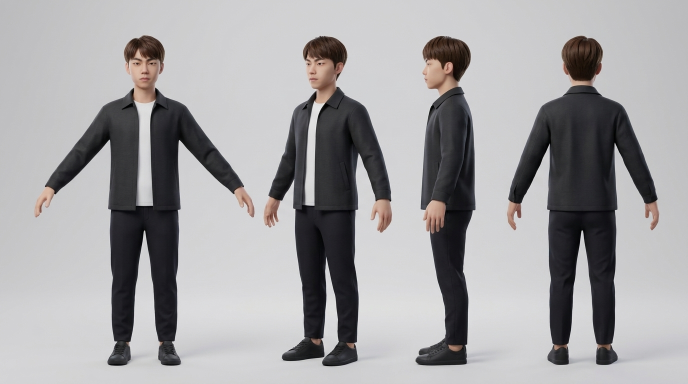
#> input picture artifacts/companion-v2-likeness/zachary_turnaround_4view_glasses_off.png, 1376 x 768 px, found by its file name (shown at 1/2 size); its folder holds 4 pictures in this run
$ python slice_multiview.py
#> lines starting #> are read from the running program, lines starting #| are printed output that depends on the picture; after the words box and inside, x2 and y2 are one past the last pixel; in counts of white or black regions, pixels touching at a corner belong together
"""Split the approved 4-view glasses-off turnaround sheet into aligned, seamless 1024x1024 PNGs."""

from __future__ import annotations

from pathlib import Path
import numpy as np
from PIL import Image


ARTIFACT_DIR = Path(
    r"d:\omni-workstation\projects\ZacharyPortfolio\artifacts\companion-v2-likeness"
)
INPUT_PATH = ARTIFACT_DIR / "zachary_turnaround_4view_glasses_off.png"
OUTPUT_DIR = ARTIFACT_DIR / "multiview"
VIEW_NAMES = [
    "01_front.png",
    "02_threequarter.png",
    "03_side.png",
    "04_back.png",
]
TARGET_SIZE = 1024


def find_horizontal_components(col_active: np.ndarray, min_width: int = 40) -> list[tuple[int, int]]:
    """Find contiguous horizontal foreground intervals (x0, x1 inclusive)."""
    components: list[tuple[int, int]] = []
    in_seg = False
    start = 0
    padded = col_active.copy()
    for i in range(1, len(col_active) - 1):
        if not padded[i] and padded[i - 1] and padded[i + 1]:
            padded[i] = True
    for x, active in enumerate(padded):
        if active and not in_seg:
            in_seg = True
            start = x
        elif not active and in_seg:
            in_seg = False
            if (x - 1) - start + 1 >= min_width:
                components.append((start, x - 1))
    if in_seg:
        end = len(padded) - 1
        if end - start + 1 >= min_width:
            components.append((start, end))
    return components


def main() -> None:
    if not INPUT_PATH.exists():
        raise FileNotFoundError(f"Missing turnaround image: {INPUT_PATH}")

    OUTPUT_DIR.mkdir(parents=True, exist_ok=True)
    img = Image.open(INPUT_PATH).convert("RGB")
#> img is the input picture: PIL image 1376x768 RGB; mean R, G, B 162.5, 161.3, 162.9
    arr = np.asarray(img, dtype=np.float32)
    height, width, _ = arr.shape
#> height = 768; width = 1376

    # Step 1: Detect the 4 coarse character intervals via top-wall reference comparison
    top_luma = arr[:24, :, :].mean(axis=(0, 2))[None, :]  # (1, W)
    luma = arr.mean(axis=2)
    dark_upper = luma[: int(height * 0.90), :] < (top_luma - 18.0)
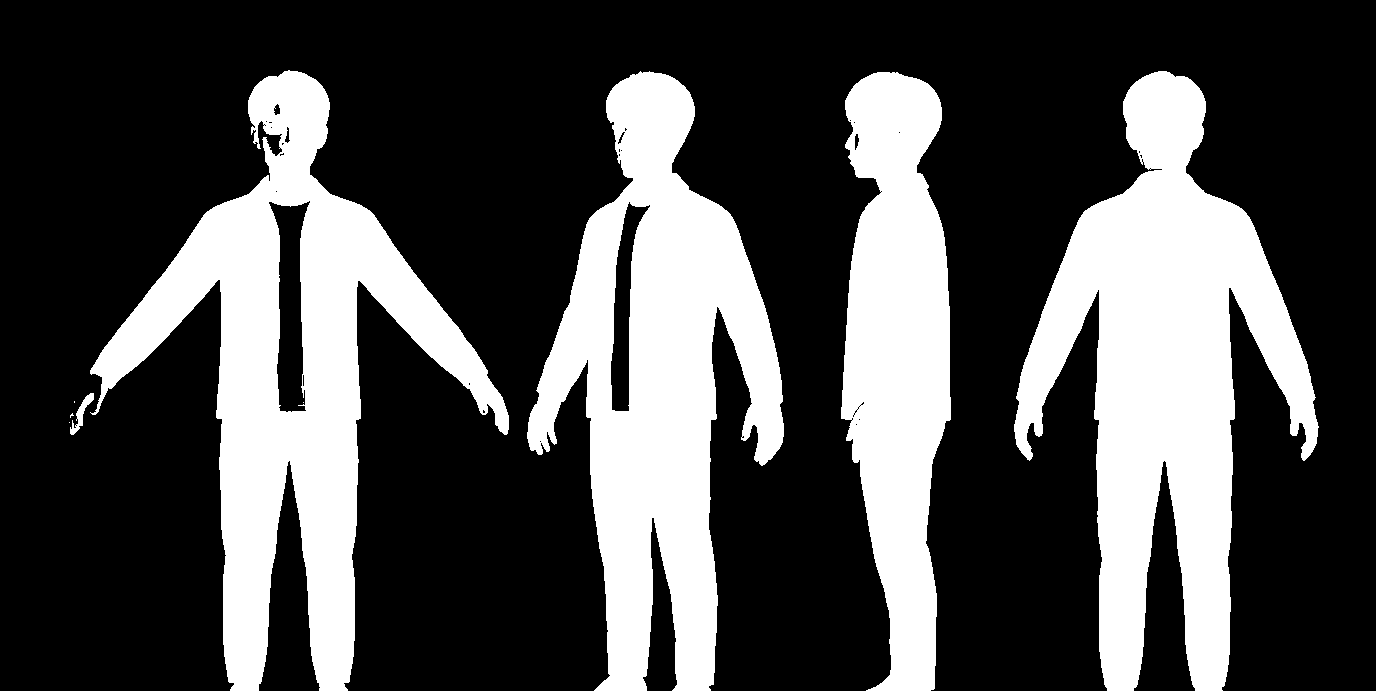
#> dark_upper: shape (691, 1376) bool; 30% white; 9 white regions (4 under 20 px), largest, box (x1, y1, x2, y2) and area: (1014, 71, 1319, 691) 83091, (90, 70, 509, 691) 79415, (527, 71, 784, 691) 74991, (841, 72, 951, 691) 47544, (70, 393, 94, 435) 300
    components = find_horizontal_components(dark_upper.sum(axis=0) >= 6, min_width=40)
#> the loop in find_horizontal_components, `for x, active in enumerate(padded):` made 1376 passes
#> in_seg on passes 71, 510, 528, 785, 842, 952, 1015, 1319: True, False, True, False, True, False, True, False
#> after the loop in find_horizontal_components, `for x, active in enumerate(padded):`: components = [(70, 508), (527, 783), (841, 950), (1014, 1317)]; in_seg = False; start = 1014
#> components = [(70, 508), (527, 783), (841, 950), (1014, 1317)]
    if len(components) != 4:
        raise RuntimeError(
            f"Expected 4 horizontal character components, found {len(components)}: {components}"
        )

    # Step 2: Locate 5 guaranteed-empty studio background vertical strips & fit 2D studio model
    strip_xs: list[int] = [
        max(0, min(components[0][0] - 12, 16)),
        (components[0][1] + components[1][0]) // 2,
        (components[1][1] + components[2][0]) // 2,
        (components[2][1] + components[3][0]) // 2,
        min(width - 1, max(components[3][1] + 12, width - 17)),
    ]
#> strip_xs = [16, 517, 812, 982, 1359]
    strip_profiles = np.stack(
        [np.median(arr[:, max(0, sx - 2) : min(width, sx + 3), :], axis=1) for sx in strip_xs],
        axis=0,
    )  # (5, H, 3)

    # Smooth horizontal studio illumination across W using the 5 empty strips
    xs_grid = np.arange(width, dtype=np.float32)
#> xs_grid = 1376 values from 0 to 1375
    bg_2d = np.zeros_like(arr)
    for y in range(height):
        for c in range(3):
            bg_2d[y, :, c] = np.interp(xs_grid, strip_xs, strip_profiles[:, y, c])
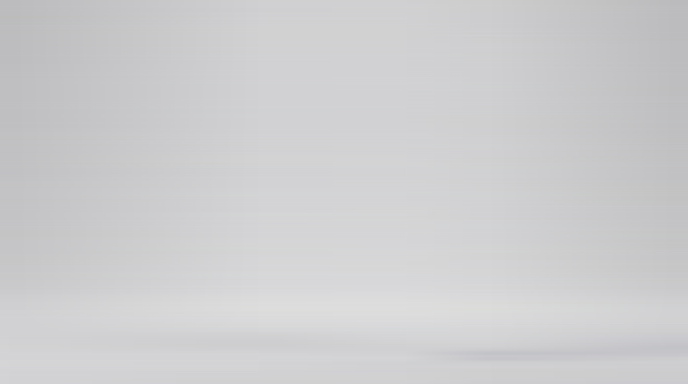
#> bg_2d: shape (768, 1376, 3) float32 (shown at 1/2 size); mean of channels 0, 1, 2 205.2, 205.2, 207; drawn as R, G, B

    # Canonical clean studio vertical gradient (average of inner 3 studio strips)
    canonical_bg = np.mean(strip_profiles[1:4], axis=0)  # (H, 3)
#> canonical_bg = 768 rows, first 8: [207, 207, 206.7], [207, 207, 206.7], [207, 207, 207], [207, 207, 207], [207, 207, 208.3], [207, 207, 208.3], [207, 207, 208.3], [207, 207, 208]
    # Remove horizontal studio vignette ONLY where subtle, keeping foreground colors intact
    vignette_delta = bg_2d - canonical_bg[:, None, :]
    flat_arr = np.clip(arr - vignette_delta, 0.0, 255.0)
    flat_pil = Image.fromarray(flat_arr.astype(np.uint8), mode="RGB")

    # Step 3: Refine exact tight character bounding boxes inside safe gap midpoints
    diff = np.linalg.norm(flat_arr - canonical_bg[:, None, :], axis=2)
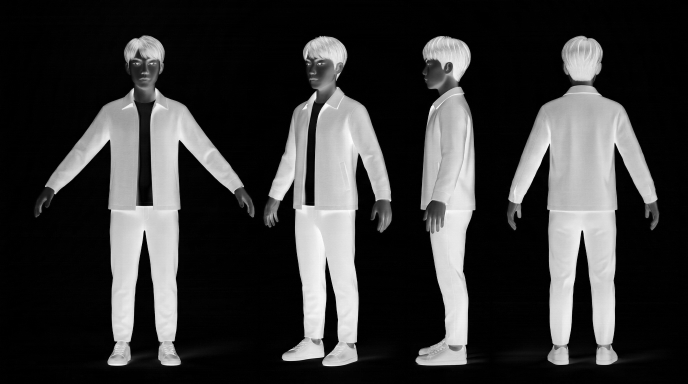
#> diff: shape (768, 1376) float32 (shown at 1/2 size); min 0, max 366.7, mean 79.2; drawn with min black and max white
    boxes: list[tuple[int, int, int, int]] = []
    for idx in range(4):
        left_lim = 0 if idx == 0 else strip_xs[idx]
        right_lim = width - 1 if idx == 3 else strip_xs[idx + 1]
        sub_diff = diff[:, left_lim : right_lim + 1]
        # Strong foreground threshold excludes very soft ambient floor shadow (< 22)
        strong_fg = sub_diff > 22.0
        xs = np.where(strong_fg[: int(height * 0.94), :].any(axis=0))[0] + left_lim
        ys = np.where(strong_fg[: height - 12, :].any(axis=1))[0]
        if len(xs) == 0 or len(ys) == 0:
            raise RuntimeError(f"Empty refined foreground in view {idx}")
        boxes.append((int(xs.min()), int(ys.min()), int(xs.max()), int(ys.max())))
#> this loop made 4 passes
#> (left_lim, right_lim) on passes 1 to 4: (0, 517), (517, 812), (812, 982), (982, 1375)
#> pass 1, in main, `strong_fg = sub_diff > 22.0`:
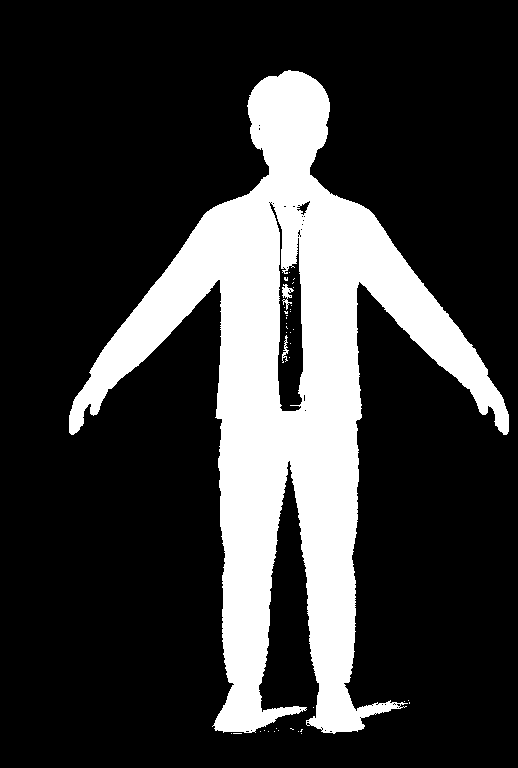
#> strong_fg: shape (768, 518) bool; 22% white; 38 white regions (35 under 20 px), largest, box (x1, y1, x2, y2) and area: (69, 70, 509, 734) 87306, (282, 284, 294, 310) 135, (282, 335, 289, 363) 75
#> after the loop, boxes = [(69, 70, 508, 733), (527, 71, 783, 734), (831, 72, 964, 733), (1014, 71, 1318, 732)]

    global_y0 = min(b[1] for b in boxes)
#> global_y0 = 70
    global_y1 = max(b[3] for b in boxes)
#> global_y1 = 734
    global_h = float(global_y1 - global_y0 + 1)
#> global_h = 665
    max_w = float(max(b[2] - b[0] + 1 for b in boxes))
#> max_w = 440

    scale = min((TARGET_SIZE * 0.84) / global_h, (TARGET_SIZE * 0.84) / max_w)
#> scale = 1.29
    print(f"Source: {width}x{height}, strips={strip_xs}")
#| Source: 1376x768, strips=[16, 517, 812, 982, 1359]
    print(f"Tight boxes: {boxes}")
#| Tight boxes: [(69, 70, 508, 733), (527, 71, 783, 734), (831, 72, 964, 733), (1014, 71, 1318, 732)]
    print(f"global_y=[{global_y0}, {global_y1}], scale={scale:.4f}")
#| global_y=[70, 734], scale=1.2935

    for idx, ((x0, y0, x1, y1), view_name) in enumerate(zip(boxes, VIEW_NAMES)):
        left_gap = 0 if idx == 0 else strip_xs[idx]
        right_gap = width - 1 if idx == 3 else strip_xs[idx + 1]

        src_pad_top = min(global_y0, 24)
        src_pad_bot = min(height - 1 - global_y1, 18)
        sy0 = global_y0 - src_pad_top
        sy1 = global_y1 + src_pad_bot + 1

        fig_w = x1 - x0 + 1
        pad_x = max(8, int(round(fig_w * 0.08)))
        sx0 = max(left_gap, x0 - pad_x)
        sx1 = min(right_gap + 1, x1 + pad_x + 1)

        crop = flat_pil.crop((sx0, sy0, sx1, sy1))
        crop_w, crop_h = crop.size
        resized_w = max(1, int(round(crop_w * scale)))
        resized_h = max(1, int(round(crop_h * scale)))
        crop_resized = crop.resize((resized_w, resized_h), Image.Resampling.LANCZOS)
        crop_arr = np.asarray(crop_resized, dtype=np.float32)

        paste_y = (TARGET_SIZE - resized_h) // 2
        fig_cx_in_crop = ((x0 + x1) * 0.5 - sx0) * scale
        paste_x = int(round(TARGET_SIZE * 0.5 - fig_cx_in_crop))

        # Canvas initialized strictly to canonical empty-studio gradient (zero horizontal mismatch)
        canvas_arr = np.zeros((TARGET_SIZE, TARGET_SIZE, 3), dtype=np.float32)
        for ty in range(TARGET_SIZE):
            if ty < paste_y:
                canvas_arr[ty, :, :] = canonical_bg[sy0]
            elif ty >= paste_y + resized_h:
                canvas_arr[ty, :, :] = canonical_bg[min(height - 1, sy1 - 1)]
            else:
                src_r = int(
                    np.clip(
                        round(sy0 + (ty - paste_y) / max(1, resized_h - 1) * (sy1 - 1 - sy0)),
                        0,
                        height - 1,
                    )
                )
                canvas_arr[ty, :, :] = canonical_bg[src_r]

        # Cosine alpha feather strictly inside the empty background margin around edges
        alpha = np.ones((resized_h, resized_w, 1), dtype=np.float32)
        left_margin_px = max(2, int(round((x0 - sx0) * scale * 0.75)))
        right_margin_px = max(2, int(round((sx1 - 1 - x1) * scale * 0.75)))
        feather_l = min(14, left_margin_px)
        feather_r = min(14, right_margin_px)
        for k in range(feather_l):
            alpha[:, k, 0] = np.minimum(
                alpha[:, k, 0], 0.5 * (1.0 - np.cos(np.pi * (k + 0.5) / feather_l))
            )
        for k in range(feather_r):
            alpha[:, resized_w - 1 - k, 0] = np.minimum(
                alpha[:, resized_w - 1 - k, 0],
                0.5 * (1.0 - np.cos(np.pi * (k + 0.5) / feather_r)),
            )
        for k in range(12):
            w = 0.5 * (1.0 - np.cos(np.pi * (k + 0.5) / 12.0))
            alpha[k, :, 0] = np.minimum(alpha[k, :, 0], w)
            alpha[resized_h - 1 - k, :, 0] = np.minimum(alpha[resized_h - 1 - k, :, 0], w)

        x_dst0 = max(0, paste_x)
        x_dst1 = min(TARGET_SIZE, paste_x + resized_w)
        x_src0 = x_dst0 - paste_x
        x_src1 = x_src0 + (x_dst1 - x_dst0)

        y_dst0 = max(0, paste_y)
        y_dst1 = min(TARGET_SIZE, paste_y + resized_h)
        y_src0 = y_dst0 - paste_y
        y_src1 = y_src0 + (y_dst1 - y_dst0)

        region_bg = canvas_arr[y_dst0:y_dst1, x_dst0:x_dst1]
        region_fg = crop_arr[y_src0:y_src1, x_src0:x_src1]
        region_a = alpha[y_src0:y_src1, x_src0:x_src1]
        canvas_arr[y_dst0:y_dst1, x_dst0:x_dst1] = (
            region_fg * region_a + region_bg * (1.0 - region_a)
        )

        out_img = Image.fromarray(np.clip(canvas_arr, 0, 255).astype(np.uint8), mode="RGB")
        out_path = OUTPUT_DIR / view_name
        out_img.save(out_path, "PNG")
        print(
            f"  [{view_name}] box=({x0},{y0})..({x1},{y1}) crop=({sx0},{sy0})..({sx1},{sy1}) paste=({paste_x},{paste_y}) -> {out_path}"
        )
#> this loop made 4 passes
#> (x0, y0, x1, y1, view_name, left_gap, right_gap, fig_w) on passes 1 to 4: (69, 70, 508, 733, '01_front.png', 0, 517, 440), (527, 71, 783, 734, '02_threequarter.png', 517, 812, 257), (831, 72, 964, 733, '03_side.png', 812, 982, 134), (1014, 71, 1318, 732, '04_back.png', 982, 1375, 305)
#|   [01_front.png] box=(69,70)..(508,733) crop=(34,46)..(518,753) paste=(183,55) -> d:\omni-workstation\projects\ZacharyPortfolio\artifacts\companion-v2-likeness/multiview/01_front.png
#|   [02_threequarter.png] box=(527,71)..(783,734) crop=(517,46)..(805,753) paste=(334,55) -> d:\omni-workstation\projects\ZacharyPortfolio\artifacts\companion-v2-likeness/multiview/02_threequarter.png
#|   [03_side.png] box=(831,72)..(964,733) crop=(820,46)..(976,753) paste=(412,55) -> d:\omni-workstation\projects\ZacharyPortfolio\artifacts\companion-v2-likeness/multiview/03_side.png
#|   [04_back.png] box=(1014,71)..(1318,732) crop=(990,46)..(1343,753) paste=(284,55) -> d:\omni-workstation\projects\ZacharyPortfolio\artifacts\companion-v2-likeness/multiview/04_back.png
#> pass 1, in main, `region_bg = canvas_arr[y_dst0:y_dst1, x_dst0:x_dst1]`:
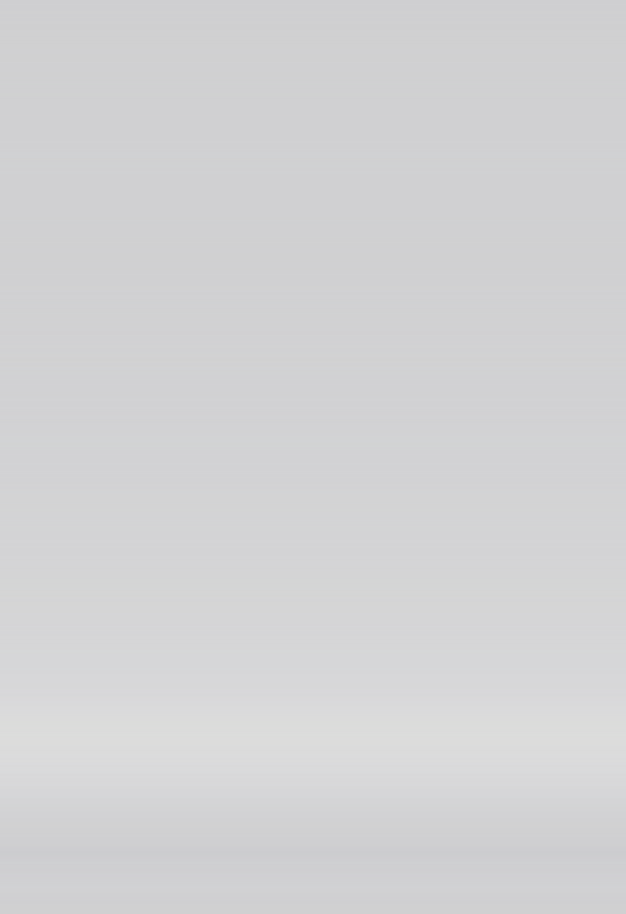
#> region_bg: shape (914, 626, 3) float32; mean of channels 0, 1, 2 210.6, 210.7, 212.4; drawn as R, G, B
#> after the loop:
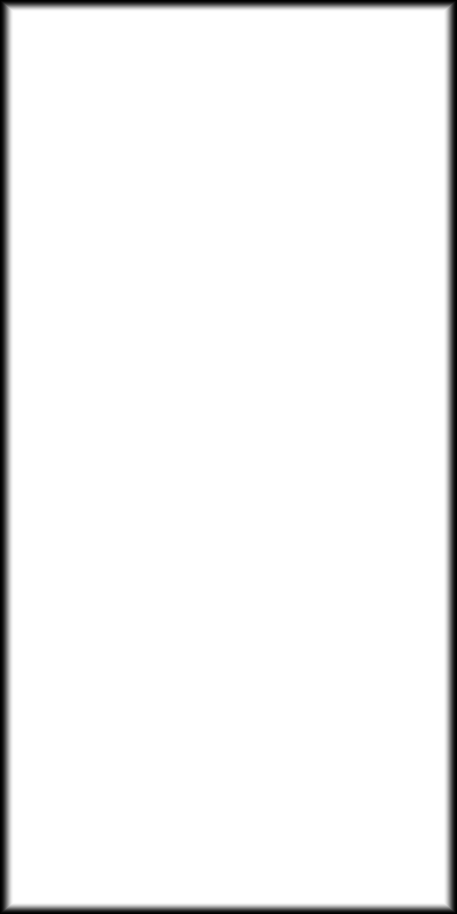
#> alpha: shape (914, 457, 1) float32; min 0.00314, max 1, mean 0.957
#> after the loop:
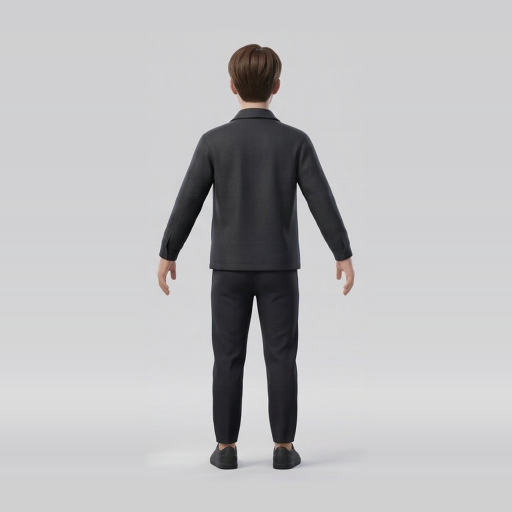
#> canvas_arr: shape (1024, 1024, 3) float32 (shown at 1/2 size); mean R, G, B 188.5, 188.2, 190.6


if __name__ == "__main__":
    main()
